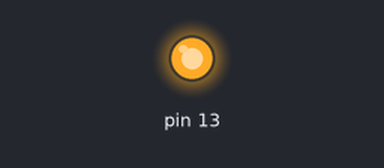
The sketch below on a simulated Arduino Uno, built with avr-gcc and run on an emulated ATmega328P. Shown: output pins drawn as LEDs (lit = HIGH). Random numbers use the default seed unless the sketch sets one.

Above: at 0.1 s.
At 39.6 s:
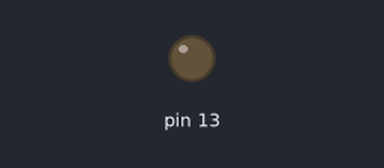
Timing chart, 0 to 40.0 s (numbered marks = the images above):
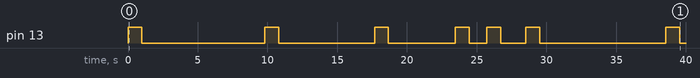

Measured:
- by itself, pin 13: LOW → HIGH at 0.00 s, → LOW 1.0 s later, → HIGH 8.8 s later, → LOW 1.0 s later, … (14 changes in this stretch)

The sketch:

Task1Labb2.ino
```cpp
volatile uint8_t* ddrb = (volatile uint8_t*)0x24;
volatile uint8_t* portb = (volatile uint8_t*)0x25;
volatile uint8_t* ddrd = (volatile uint8_t*)0x2A;
volatile uint8_t* portd = (volatile uint8_t*)0x2B;

void setup() {
  *ddrb |= (1 << 5);//output
  *ddrd &= ~(1 << 3);//portd synkroniserad input
  *portd |= (1<<3);//pull upp resistor för pin 3 aktiverad
}
void loop() {
  if (*portd & (1 << 3)) {
    *portb ^=(1<<5);//High
    delay(1000);
    *portb &=~(1<<5);
    delay(random(1000,10001));
    }else {
    *portb &= ~(1 << 5);//LOW
   }
}
```
